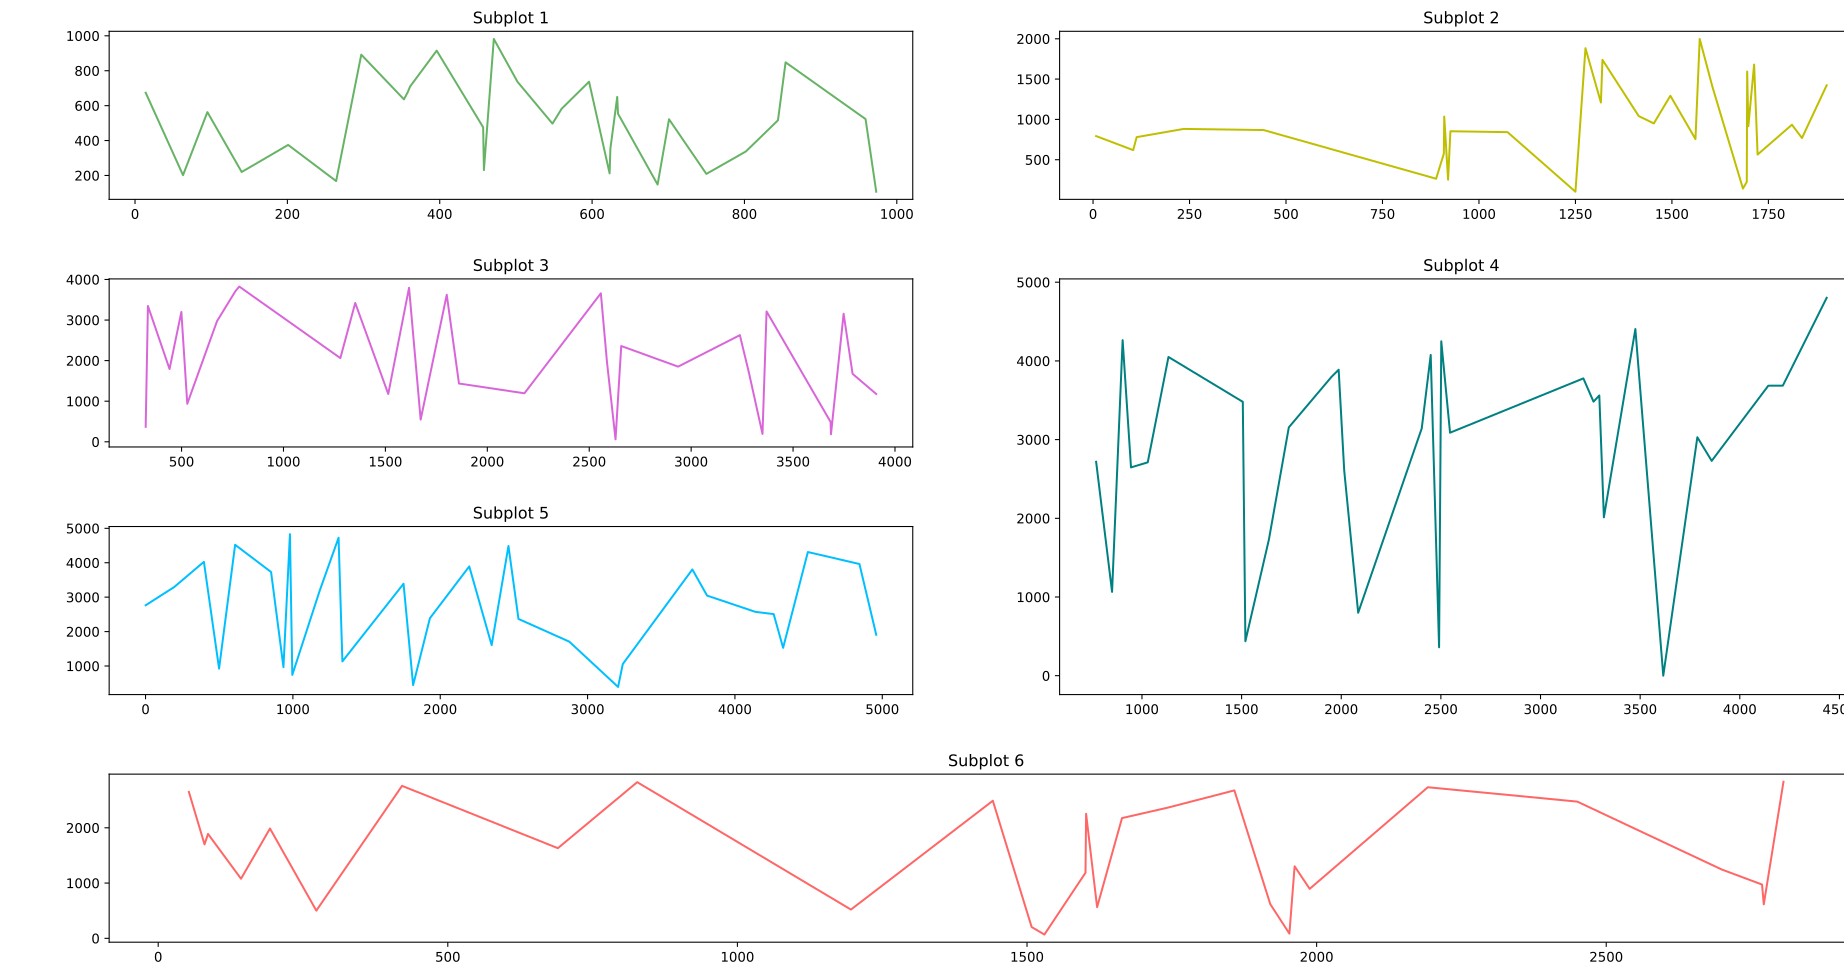

Source code (Python):
# Date 19-06-2021

import matplotlib.pyplot as plt
import numpy as np


def x(max_value=9999, i=30):
    arr = np.random.randint(max_value, size=i)
    arr.sort()
    return arr


def y(max_value=9999, i=30): return np.random.randint(max_value, size=i)


plt.subplot(4, 2, 1)
plt.plot(x(1000), y(1000), color='g', alpha=.6)
plt.title('Subplot 1')

plt.subplot(4, 2, 2)
plt.plot(x(2000), y(2000), color='y')
plt.title('Subplot 2')

plt.subplot(4, 2, 3)
plt.plot(x(4000), y(4000), color='m', alpha=.6)
plt.title('Subplot 3')

plt.subplot(4, 2, (4, 6))
plt.plot(x(5000), y(5000), color='teal')
plt.title('Subplot 4')

plt.subplot(4, 2, 5)
plt.plot(x(5000), y(5000), color='deepskyblue')
plt.title('Subplot 5')

plt.subplot(4, 1, 4)
plt.plot(x(3000), y(3000), color='r', alpha=.6)
plt.title('Subplot 6')

plt.tight_layout(pad=-.5)

plt.show()
